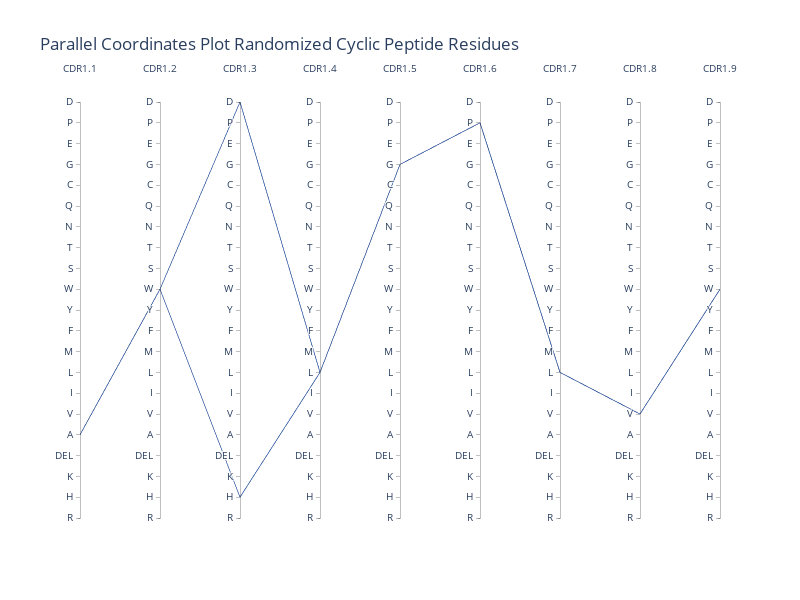

Here is the notebook cell this chart was saved with:
### Code cell
import pandas as pd
import plotly.offline as pyo
import plotly.graph_objs as go
from plotly.offline import init_notebook_mode, iplot

init_notebook_mode(connected=True)

amino_acids = ['R', 'H', 'K', 'DEL', 'A', 'V', 'I', 'L', 'M', 'F', 'Y', 'W', 'S', 'T', 'N', 'Q', 'C', 'G', 'P', 'E', 'D']

dimensions = []

for col in split_seqs.columns:  #this works with any number of CDR1 residues (aka both 9 and 11 length peptides)
    if col.startswith('CDR1.'):
        dimension = dict(range=[1, 21],
                         label=col,
                         values=split_seqs[col],
                         tickvals=list(range(1, 22)),
                         ticktext=amino_acids)
        dimensions.append(dimension)

fig = go.Figure(data=go.Parcoords(
    line=dict(color=split_seqs['CDR1.1'],
              colorscale='Jet',
              showscale=False,
              cmin=1,
              cmax=21),
    dimensions=dimensions
))

fig.update_layout(
    title="Parallel Coordinates Plot Randomized Cyclic Peptide Residues",
    width=800,
    height=600
)

pyo.iplot(fig, filename='parallel_coordinates_plot.html')

### Figure 1 — Plotly figure (JSON) as saved in the notebook; plotly's stock layout.template omitted (floating-point values rounded to 4 significant figures)
{"data": [{"dimensions": [{"label": "CDR1.1", "range": [1, 21], "ticktext": ["R", "H", "K", "DEL", "A", "V", "I", "L", "M", "F", "Y", "W", "S", "T", "N", "Q", "C", "G", "E", "P", "D"], "tickvals": [1, 2, 3, 4, 5, 6, 7, 8, 9, 10, 11, 12, 13, 14, 15, 16, 17, 18, 19, 20, 21], "values": [5, 5]}, {"label": "CDR1.2", "range": [1, 21], "ticktext": ["R", "H", "K", "DEL", "A", "V", "I", "L", "M", "F", "Y", "W", "S", "T", "N", "Q", "C", "G", "E", "P", "D"], "tickvals": [1, 2, 3, 4, 5, 6, 7, 8, 9, 10, 11, 12, 13, 14, 15, 16, 17, 18, 19, 20, 21], "values": [12, 12]}, {"label": "CDR1.3", "range": [1, 21], "ticktext": ["R", "H", "K", "DEL", "A", "V", "I", "L", "M", "F", "Y", "W", "S", "T", "N", "Q", "C", "G", "E", "P", "D"], "tickvals": [1, 2, 3, 4, 5, 6, 7, 8, 9, 10, 11, 12, 13, 14, 15, 16, 17, 18, 19, 20, 21], "values": [2, 21]}, {"label": "CDR1.4", "range": [1, 21], "ticktext": ["R", "H", "K", "DEL", "A", "V", "I", "L", "M", "F", "Y", "W", "S", "T", "N", "Q", "C", "G", "E", "P", "D"], "tickvals": [1, 2, 3, 4, 5, 6, 7, 8, 9, 10, 11, 12, 13, 14, 15, 16, 17, 18, 19, 20, 21], "values": [8, 8]}, {"label": "CDR1.5", "range": [1, 21], "ticktext": ["R", "H", "K", "DEL", "A", "V", "I", "L", "M", "F", "Y", "W", "S", "T", "N", "Q", "C", "G", "E", "P", "D"], "tickvals": [1, 2, 3, 4, 5, 6, 7, 8, 9, 10, 11, 12, 13, 14, 15, 16, 17, 18, 19, 20, 21], "values": [18, 18]}, {"label": "CDR1.6", "range": [1, 21], "ticktext": ["R", "H", "K", "DEL", "A", "V", "I", "L", "M", "F", "Y", "W", "S", "T", "N", "Q", "C", "G", "E", "P", "D"], "tickvals": [1, 2, 3, 4, 5, 6, 7, 8, 9, 10, 11, 12, 13, 14, 15, 16, 17, 18, 19, 20, 21], "values": [20, 20]}, {"label": "CDR1.7", "range": [1, 21], "ticktext": ["R", "H", "K", "DEL", "A", "V", "I", "L", "M", "F", "Y", "W", "S", "T", "N", "Q", "C", "G", "E", "P", "D"], "tickvals": [1, 2, 3, 4, 5, 6, 7, 8, 9, 10, 11, 12, 13, 14, 15, 16, 17, 18, 19, 20, 21], "values": [8, 8]}, {"label": "CDR1.8", "range": [1, 21], "ticktext": ["R", "H", "K", "DEL", "A", "V", "I", "L", "M", "F", "Y", "W", "S", "T", "N", "Q", "C", "G", "E", "P", "D"], "tickvals": [1, 2, 3, 4, 5, 6, 7, 8, 9, 10, 11, 12, 13, 14, 15, 16, 17, 18, 19, 20, 21], "values": [6, 6]}, {"label": "CDR1.9", "range": [1, 21], "ticktext": ["R", "H", "K", "DEL", "A", "V", "I", "L", "M", "F", "Y", "W", "S", "T", "N", "Q", "C", "G", "E", "P", "D"], "tickvals": [1, 2, 3, 4, 5, 6, 7, 8, 9, 10, 11, 12, 13, 14, 15, 16, 17, 18, 19, 20, 21], "values": [12, 12]}], "line": {"cmax": 21, "cmin": 1, "color": [5, 5], "colorscale": [[0, "rgb(0,0,131)"], [0.2, "rgb(0,60,170)"], [0.4, "rgb(5,255,255)"], [0.6, "rgb(255,255,0)"], [0.8, "rgb(250,0,0)"], [1, "rgb(128,0,0)"]], "showscale": false}, "type": "parcoords"}], "layout": {"height": 600, "title": {"text": "Parallel Coordinates Plot Randomized Cyclic Peptide Residues"}, "width": 800}}
